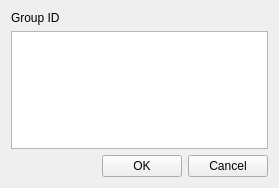
<?xml version="1.0" encoding="UTF-8"?>
<ui version="4.0">
 <class>MenuGroupSelect</class>
 <widget class="QWidget" name="MenuGroupSelect">
  <property name="geometry">
   <rect>
    <x>0</x>
    <y>0</y>
    <width>279</width>
    <height>188</height>
   </rect>
  </property>
  <property name="windowTitle">
   <string>Rapuma - Select Group</string>
  </property>
  <layout class="QGridLayout" name="gridLayout">
   <item row="0" column="0">
    <widget class="QLabel" name="labelGroupId">
     <property name="text">
      <string>Group ID</string>
     </property>
    </widget>
   </item>
   <item row="1" column="0" colspan="3">
    <widget class="QListWidget" name="listWidgetGroups">
     <property name="toolTip">
      <string>Select a group</string>
     </property>
    </widget>
   </item>
   <item row="2" column="0">
    <spacer name="horizontalSpacer">
     <property name="orientation">
      <enum>Qt::Horizontal</enum>
     </property>
     <property name="sizeHint" stdset="0">
      <size>
       <width>40</width>
       <height>20</height>
      </size>
     </property>
    </spacer>
   </item>
   <item row="2" column="1">
    <widget class="QPushButton" name="pushButtonOk">
     <property name="toolTip">
      <string>Remove a selected project</string>
     </property>
     <property name="text">
      <string>OK</string>
     </property>
    </widget>
   </item>
   <item row="2" column="2">
    <widget class="QPushButton" name="pushButtonCancel">
     <property name="text">
      <string>Cancel</string>
     </property>
    </widget>
   </item>
  </layout>
 </widget>
 <tabstops>
  <tabstop>pushButtonOk</tabstop>
  <tabstop>pushButtonCancel</tabstop>
 </tabstops>
 <resources/>
 <connections>
  <connection>
   <sender>pushButtonCancel</sender>
   <signal>clicked(bool)</signal>
   <receiver>MenuGroupSelect</receiver>
   <slot>close()</slot>
   <hints>
    <hint type="sourcelabel">
     <x>327</x>
     <y>183</y>
    </hint>
    <hint type="destinationlabel">
     <x>280</x>
     <y>192</y>
    </hint>
   </hints>
  </connection>
  <connection>
   <sender>pushButtonOk</sender>
   <signal>clicked()</signal>
   <receiver>MenuGroupSelect</receiver>
   <slot>update()</slot>
   <hints>
    <hint type="sourcelabel">
     <x>198</x>
     <y>165</y>
    </hint>
    <hint type="destinationlabel">
     <x>37</x>
     <y>155</y>
    </hint>
   </hints>
  </connection>
 </connections>
 <slots>
  <slot>setupUi()</slot>
 </slots>
</ui>
